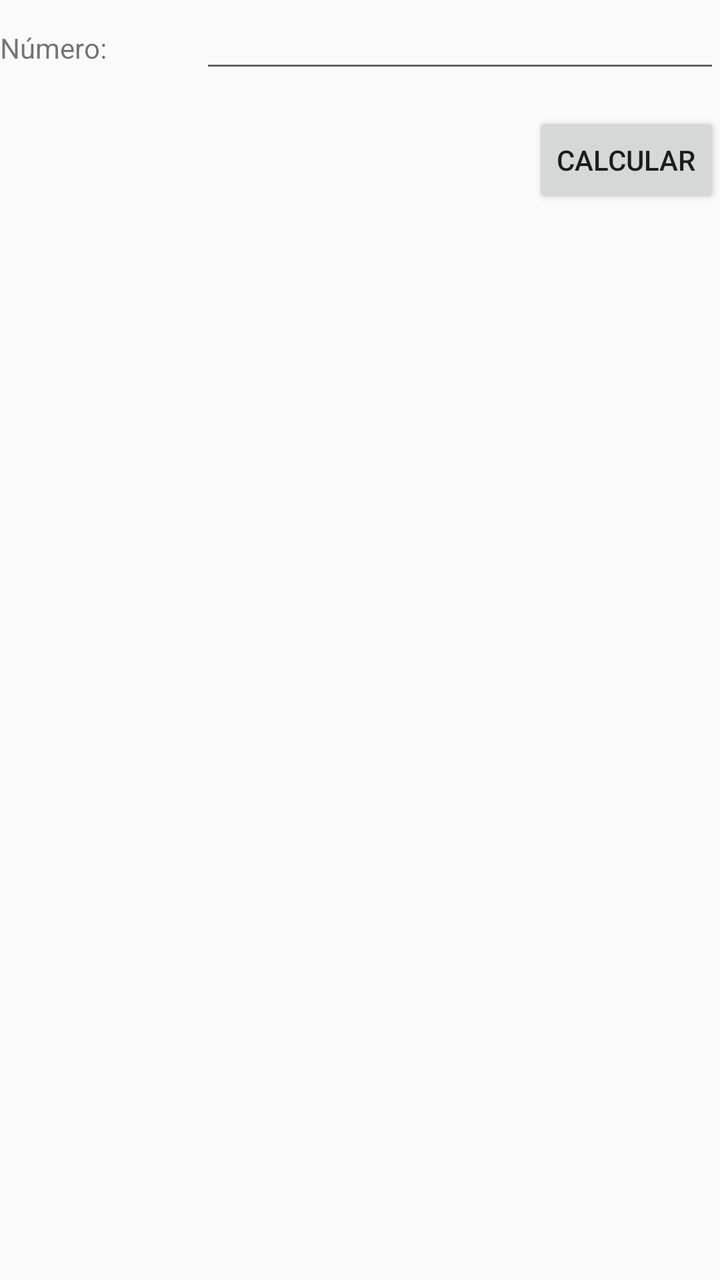
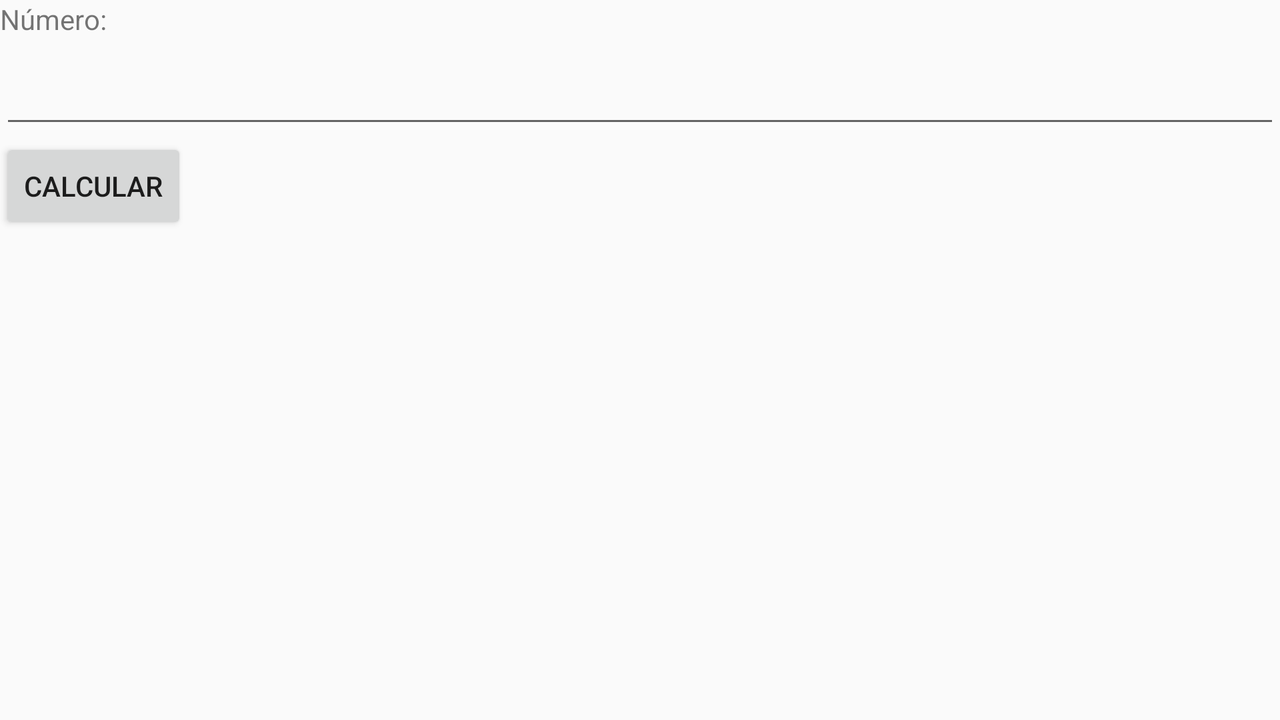

An Android layout and its configuration variant, each rendered on a device that would load it. The default file and the variant file are quoted in full after the pictures.
<!-- AndroidManifest.xml: application theme AppTheme -->
<!-- res/layout/activity_boton1.xml -->
<?xml version="1.0" encoding="utf-8"?>
<LinearLayout xmlns:android="http://schemas.android.com/apk/res/android"
    xmlns:app="http://schemas.android.com/apk/res-auto"
    xmlns:tools="http://schemas.android.com/tools"
    android:layout_width="match_parent"
    android:layout_height="match_parent"
    android:orientation="vertical"
    tools:context=".activity_boton1">

    <LinearLayout
        android:layout_width="match_parent"
        android:layout_height="wrap_content"
        android:orientation="horizontal">

        <TextView
            android:id="@+id/textView"
            android:layout_width="100dp"
            android:layout_height="56dp"
            android:text="@string/numero" />

        <EditText
            android:id="@+id/editText"
            android:layout_width="wrap_content"
            android:layout_height="wrap_content"
            android:layout_weight="1"
            android:ems="10"
            android:inputType="number" />
    </LinearLayout>

    <LinearLayout
        android:layout_width="match_parent"
        android:layout_height="match_parent"
        android:orientation="horizontal">

        <TextView
            android:id="@+id/textView2"
            android:layout_width="wrap_content"
            android:layout_height="wrap_content"
            android:layout_weight="1"
            android:text="@string/textview" />

        <Button
            android:id="@+id/button4"
            style="@style/boton1"
            android:text="@string/button" />
    </LinearLayout>

</LinearLayout>
<!-- resources referenced by this layout -->
<resources>
  <string name="button">Calcular</string>
  <string name="numero">Número:</string>
  <string name="textview" />
  <style name="boton1">
       <item name="android:layout_width">wrap_content</item>
          <item name="android:layout_height">wrap_content</item>
      </style>
  <style name="AppTheme" parent="Theme.AppCompat.Light.DarkActionBar">
          
          <item name="colorPrimary">@color/colorPrimary</item>
          <item name="colorPrimaryDark">@color/colorPrimaryDark</item>
          <item name="colorAccent">@color/colorAccent</item>
      </style>
</resources>
<!-- res/layout-land/activity_boton1.xml (the repository's variant of the layout above) -->
<!-- drawn on the phone turned sideways -->
<?xml version="1.0" encoding="utf-8"?>
<LinearLayout xmlns:android="http://schemas.android.com/apk/res/android"
    xmlns:app="http://schemas.android.com/apk/res-auto"
    xmlns:tools="http://schemas.android.com/tools"
    android:layout_width="match_parent"
    android:layout_height="match_parent"
    android:orientation="vertical"
    tools:context=".activity_boton1">

    <TextView
        android:id="@+id/textView"
        android:layout_width="wrap_content"
        android:layout_height="wrap_content"
        android:text="@string/numero" />

    <LinearLayout
        android:layout_width="match_parent"
        android:layout_height="wrap_content"
        android:orientation="horizontal">

        <EditText
            android:id="@+id/editText"
            android:layout_width="match_parent"
            android:layout_height="50dp"
            android:layout_weight="1"
            android:ems="10"
            android:inputType="number" />
    </LinearLayout>

    <LinearLayout
        android:layout_width="match_parent"
        android:layout_height="wrap_content"
        android:orientation="horizontal">

        <Button
            android:id="@+id/button4"
            style="@style/boton1"
            android:text="@string/button" />

        <TextView
            android:id="@+id/textView2"
            android:layout_width="wrap_content"
            android:layout_height="wrap_content"
            android:layout_weight="1"
            android:text="@string/textview" />

    </LinearLayout>

</LinearLayout>
